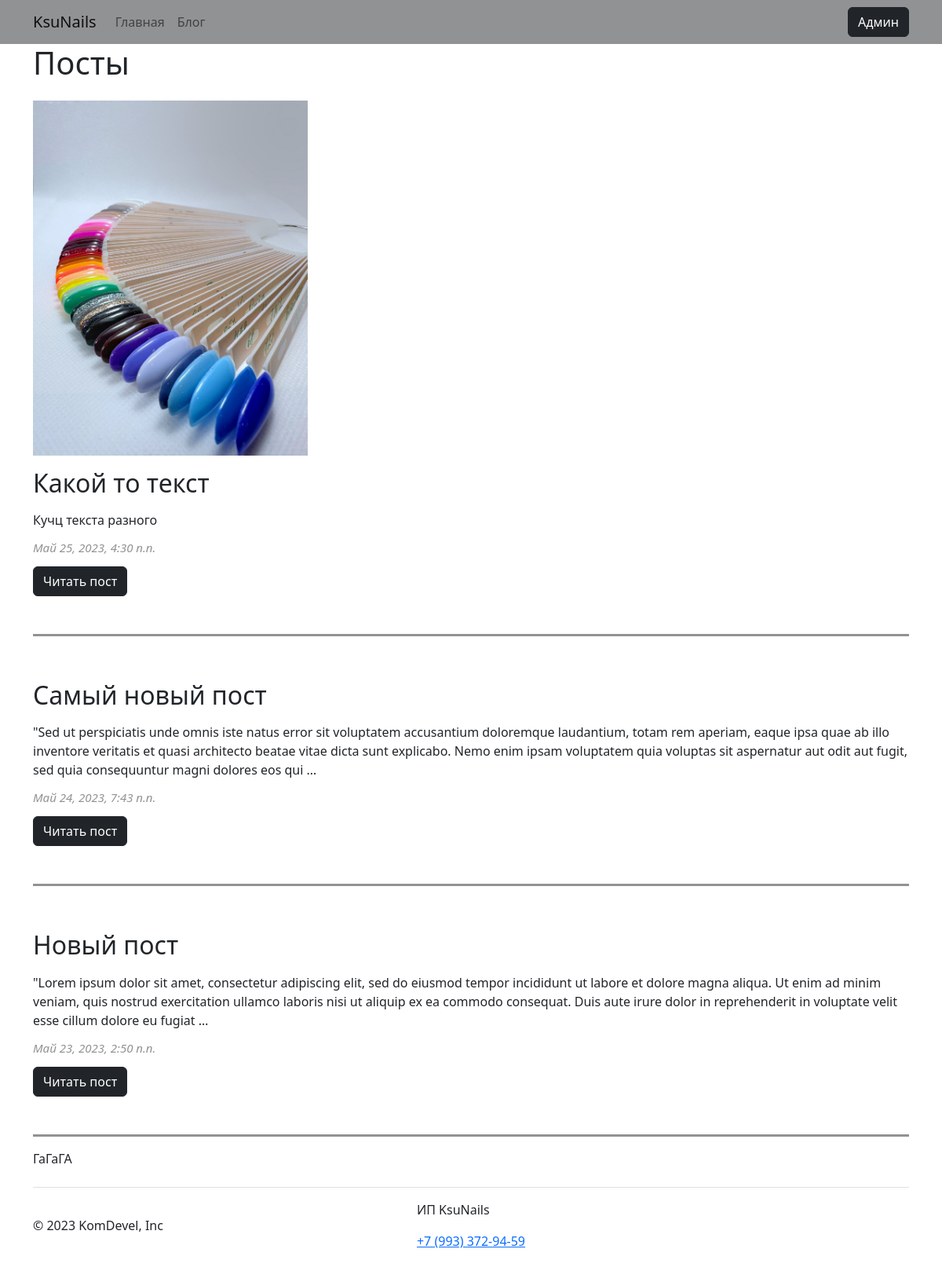
Page /blog on the committed database.
### blog/models.py (models this page shows, shortened)
class Post(models.Model):
    class Status(models.TextChoices):
        DRAFT = 'DF', 'Черновик'
        PUBLISHED = 'PB', 'Опубликован'
    title = models.CharField('Название статьи', max_length=250, unique=True)
    image = models.ImageField(upload_to="images/%Y/%m/%d/", verbose_name="Изображение")
    slug = models.SlugField(max_length=255, unique=True, db_index=True, verbose_name="URL")
    author = models.ForeignKey(User, on_delete=models.CASCADE, related_name='blog_posts', verbose_name="Автор")
    text = models.TextField('Основной текст статьи')
    created = models.DateTimeField(auto_now_add=True, verbose_name="Создано")
    publish = models.DateTimeField(default=timezone.now, verbose_name="Дата")
    status = models.CharField(max_length=2, choices=Status.choices, default=Status.DRAFT, verbose_name="Статус")
    class Meta:
        ordering = ['-publish']
        indexes = [
            models.Index(fields=['-publish']),
        ]
        verbose_name = 'Пост'
        verbose_name_plural = 'Посты'
    def get_absolute_url(self):
        return reverse('post', kwargs={'post_slug': self.slug})

### blog/views.py (the view)
# urls.py: path('', include('blog.urls'))
def blog(request):
    posts = Post.objects.all()
    context = {
        'title': 'Блог',
        'h1': 'Посты',
        'posts': posts,
        'menu': menu
    }
    return render(request, 'blog/blog.html', context=context)

### blog/templates/blog/blog.html (shortened to what this page needs)
{% extends 'blog/base.html' %}
{% block body %}
<main class="main">
  <section class="blog">
    <h1 class="title">{{ h1 }}</h1>
    <ul class="list">
      {% for p in posts %}
      <li class="item mb-3 pb-5 pt-3 blog-item">
        <img class="blog-img mb-3" src="{{ p.image.url }}" alt="">
        <h2>{{ p.title }}</h2>
        <p>{{ p.text|linebreaks|truncatewords:50 }}</p>
        <p class="data-span">{{ p.publish }}</p>
        <a href="{{ p.get_absolute_url }}" class="btn btn-dark">Читать пост</a>
      </li>
      {% endfor %}
    </ul>
    <p class="paper__param">
      <span>ГаГаГА</span>
    </p>
  </section>
</main>
{% endblock %}

### blog/static/blog/main.css (style rules this page uses)
.blog-img { width: 350px; }
.list { margin: 0; padding: 0; list-style: none; }
.blog-item { border-bottom: 3px solid var(--oslo_gray); }
.data-span { color: var(--oslo_gray); font-style: italic; font-weight: 400; font-size: 15px; line-height: 100%; }

### blog/static/blog/vars.css (style rules this page uses)
:root { --white_color: #ffffff; --lavender: #D07AE8; --black_color: #000000; --oslo_gray: #919293; }

### rows in the picture
Post: image (picture), title "Какой то текст", text "Кучц текста разного", publish "Май 25, 2023, 4:30 п.п."
Post: title "Самый новый пост", text "\"Sed ut perspiciatis unde omnis iste natus error sit voluptatem accusantium doloremque laudantium, totam rem aperiam, eaque ipsa quae ab illo inventore veritatis et quasi architecto beatae vitae dicta sunt explicabo. Nemo enim ipsam voluptatem quia voluptas sit aspernatur aut odit aut fugit, sed quia consequuntur magni dolores eos qui …", publish "Май 24, 2023, 7:43 п.п."
Post: title "Новый пост", text "\"Lorem ipsum dolor sit amet, consectetur adipiscing elit, sed do eiusmod tempor incididunt ut labore et dolore magna aliqua. Ut enim ad minim veniam, quis nostrud exercitation ullamco laboris nisi ut aliquip ex ea commodo consequat. Duis aute irure dolor in reprehenderit in voluptate velit esse cillum dolore eu fugiat …", publish "Май 23, 2023, 2:50 п.п."

### other values in the picture
{{ m.title }} "Главная" "Блог"
{{ h1 }} "Посты"
